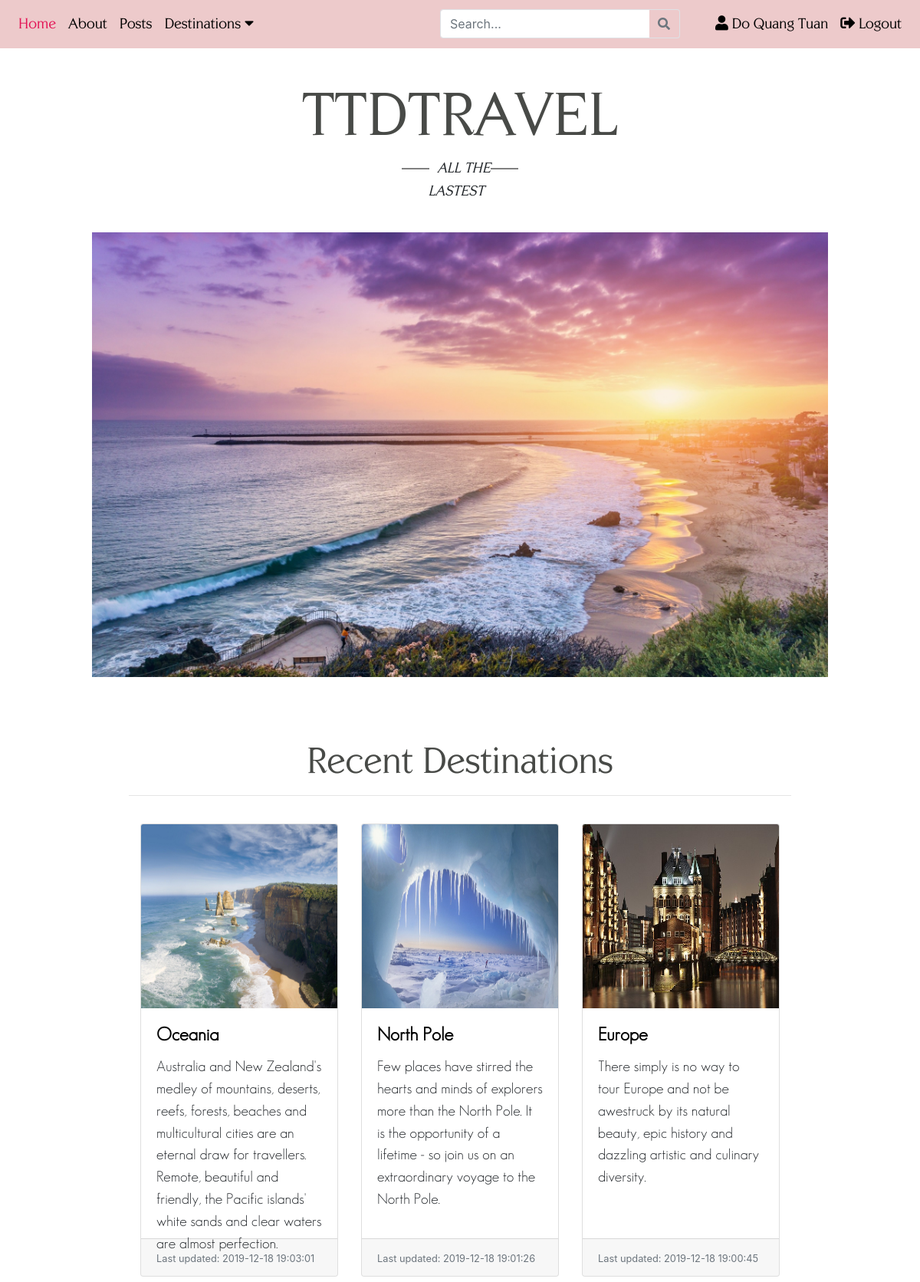
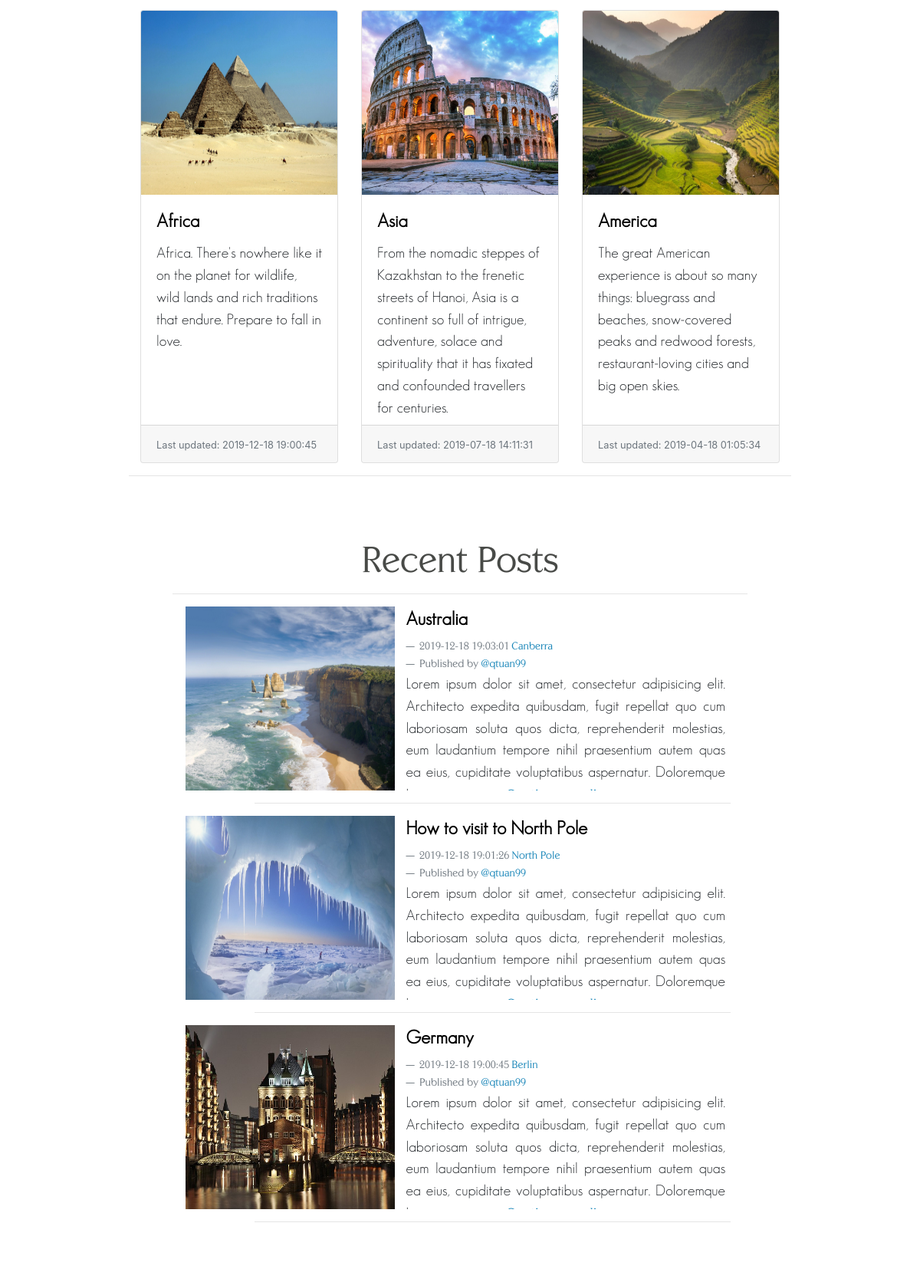
The page /index.php (signed in, upper part) on the database its author committed (2 pictures, top to bottom).
### tables this page shows
CREATE TABLE `continent` (
  `continent_id` int(11) NOT NULL,
  `continent_name` varchar(30) NOT NULL,
  `description` varchar(1000) DEFAULT 'Lorem ipsum dolor sit amet, consectetur adipisicing elit. Maxime, fuga.'
);

CREATE TABLE `location` (
  `location_id` int(11) NOT NULL,
  `city` varchar(45) DEFAULT NULL,
  `country` varchar(45) DEFAULT NULL,
  `continent_id` int(11) NOT NULL,
  `post_id` int(11) NOT NULL
);

CREATE TABLE `post` (
  `post_id` int(11) NOT NULL,
  `title` varchar(100) NOT NULL,
  `text` text NOT NULL,
  `publish_date` datetime NOT NULL DEFAULT CURRENT_TIMESTAMP,
  `thumbnail_img` varchar(300) NOT NULL DEFAULT 'images/no-thumbnail.jpg',
  `user_id` int(11) NOT NULL DEFAULT '1'
);

### core/data/PDOData.php (called while the page is built, shortened)
<?php
	class PDOData {
		private $db = null;
    private $servername = "localhost:3307";
    private $database = "ttd_travel";
    private $username = "root";
    private $password = "quangtuan99";
		public function __construct() {
			try {
				$this->db = new PDO("mysql:host=$this->servername;dbname=$this->database", $this->username, $this->password);
			} catch(PDOException $e) { echo $e->getMessage();	}
		}
		public function __destruct() {
			try {
				$this->db = null;
			} catch(PDOException $e) { echo $e->getMessage();	}
		}
		public function doQuery($query) {
			$ret = array();
			try {
				$stmt = $this->db->query($query);
				if ($stmt) {
					while ($row = $stmt->fetch(PDO::FETCH_ASSOC)) {
						$ret[] = $row;
					}
				}
			} catch(PDOException $e) {	echo $query; }
			return $ret;
		}
	}

### post/model/Post.php (called while the page is built, shortened)
<?php
require_once("core/data/PDOData.php");
class Post {
  public function getRecentPost() {
    $db = new PDOData();
    $data = $db->doQuery("
      select p.*, l.city
      from post p
      inner join location l
      on l.post_id = p.post_id
      order by p.publish_date desc limit 3;
    ");
    return $data;
  }
  public function getAllContinent() {
    $db = new PDOData();
    $data = $db->doQuery("
      select c.*, p.publish_date, p.thumbnail_img
      from location l
      inner join continent c
      on c.continent_id = l.continent_id
      inner join post p
      on p.post_id = l.post_id
      group by c.continent_id
      order by p.publish_date desc;
    ");
    return $data;
  }
}

### post/view/PostView.php (the view, shortened to what this page needs)
<?php
require_once("core/data/PDOData.php");
class PostView {
  private $data;
  public function __construct($data) {
    $this->data = $data;
  }
  public function recentPostView() {
    $html = "";
    foreach ($this->data as $row){
      $string = $row["text"];
      $string = (strlen($string) > 300) ? substr($string, 0, 290).'...' : $string;
      $html .= '
      <li class="postcontent">
        <div class="image-container">
          <div class="hovereffect">
            <img class="rounded img-responsive" src="'.$row["thumbnail_img"].'"
            href="#detailPostModal'.$row["post_id"].'" data-toggle="modal">
          </div>
        </div>
        <div class="content-container">
          <h3 class="post-title hvr-animation-blue" href="#detailPostModal'.$row["post_id"].'" data-toggle="modal">'.$row["title"].'</h3>
          <div class="datetime-location" style="font-size: 14px;">
            <footer class="blockquote-footer">
              <span style="font-size:14px;">'.$row["publish_date"].'</span>
              <span style="font-size:14px;" class="location hvr-animation-blue">'.$row["city"].'</span>
            </footer>
          </div>
          <div class="datetime-location" style="font-size: 14px;">
            <footer class="blockquote-footer">
              <span style="font-size:14px;">Published by </span>
              <span style="font-size:14px;" class="username hvr-animation-blue">@qtuan99</span>
            </footer>
          </div>
          <p>
            '.$string.'
            <span class="read-more hvr-animation-blue" href="#detailPostModal'.$row["post_id"].'" data-toggle="modal">Continue reading ></span>
          </p>
        </div>
      </li>
      <div class="line "><hr></div>
      ';
    }
     return $html;
  }
  public function allDestinationView() {
    $html = "";
    foreach ($this->data as $row){
      $continent = strtolower($row["continent_name"]);
      $continent = str_replace(' ', '', $continent);
      $html .= '
      <div class="col-sm-4 col-des" style="margin-top:20px;">
        <div class="card">
          <div class="hovereffect2">
          <a href="./all_post.php?categories='.$continent.'">
            <img class="card-img-top" src="'.$row["thumbnail_img"].'">
          </a>
        </div>
          <div class="card-body">
            <a class="title-post" href="./all_post.php?categories='.$continent.'"><h5 class="card-title hvr-animation-blue">
              '.$row["continent_name"].'
            </h5></a>
            <p class="card-text">
              '.$row["description"].'
            </p>
          </div>
          <div class="card-footer">
            <small class="text-muted">
              Last updated: '.$row["publish_date"].'
            </small>
          </div>
        </div>
      </div>
      ';
    }
    return $html;
  }
}

### css/master.css (style rules this page uses)
* { box-sizing: border-box; }
span { font-weight: lighter; font-family: 'centabel' !important; }
.hvr-animation-blue { display: inline-block; text-decoration: none; cursor: pointer; }
.hvr-animation-blue::after { content: ''; display: block; width: 0; height: 2px; background: #1885b8; transition: width .3s; }
img { max-width: 100%; max-height: 100%; }
.location { color: #1885b8; }
.username { color: #1885b8; }

### css/home.css (style rules this page uses)
h3 { margin-top: 12px; font-family: MdGroteskRegular; font-size: 130%; }
.postcontent { overflow: hidden; display: block; height: 240px; position: relative; }
.image-container { width: 38%; height: 240px; padding: 0; float: left; margin-right: 15px; }
.image-container img { width: 100%; height: 100%; cursor: pointer; }
.content-container { width: 60%; height: 260px; position: absolute; bottom: 0; right: 0; padding-top: 10px; }
.content-container p { text-align: justify; margin-right: 15px; }
.hovereffect { width: 100%; height: 100%; float: left; overflow: hidden; position: relative; cursor: pointer; background: #f5e6e6; }
.hovereffect img { display: block; position: relative; max-width: none; width: calc(100% + 20px); -webkit-transition: opacity 0.35s, -webkit-transform 0.35s; transition: opacity 0.35s, transform 0.35s; -webkit-transform: translate3d(-10px,0,0); transform: translate3d(-10px,0,0); -webkit-backface-visibility: hidden; backface-visibility: hidden; }
li.postcontent p { font-family: GeosansLight; font-size: 120%; }
li.postcontent { margin: 10px; margin-right: 47px; }
.post-title { font-family:GeosansLight; font-size:150%; font-weight: bold; display: inline-block; color: #000; text-decoration: none; cursor: pointer; transition: color .3s; }
.line { width:80%; margin-left:100px; margin-right: auto; }
.card-img-top { height:240px; }
.card-text { height:120px; font-family:GeosansLight; font-size:120%; }
.title-post { cursor:pointer; color: #000; font-weight: bold; font-size: 115%; transition: color .3s; }
.card-title { font-family:GeosansLight; font-size: 130%; font-weight:bold; }
.card-body { min-height: 300px; }
.read-more { color: #1885b8; }

### rows shown on the page
continent: shows a picture, continent_name "Oceania", description "Australia and New Zealand's medley of mountains, deserts, reefs, forests, beaches and multicultural cities are an eternal draw for travellers. Remote, beautiful and friendly, the Pacific islands' white sands and clear waters are almost perfection.", publish_date "2019-12-18 19:03:01"
continent: shows a picture, continent_name "North Pole", description "Few places have stirred the hearts and minds of explorers more than the North Pole. It is the opportunity of a lifetime - so join us on an extraordinary voyage to the North Pole.", publish_date "2019-12-18 19:01:26"
continent: shows a picture, continent_name "Europe", description "There simply is no way to tour Europe and not be awestruck by its natural beauty, epic history and dazzling artistic and culinary diversity.", publish_date "2019-12-18 19:00:45"
continent: shows a picture, continent_name "Africa", description "Africa. There's nowhere like it on the planet for wildlife, wild lands and rich traditions that endure. Prepare to fall in love.", publish_date "2019-12-18 19:00:45"
continent: shows a picture, continent_name "Asia", description "From the nomadic steppes of Kazakhstan to the frenetic streets of Hanoi, Asia is a continent so full of intrigue, adventure, solace and spirituality that it has fixated and confounded travellers for centuries.", publish_date "2019-07-18 14:11:31"
continent: shows a picture, continent_name "America", description "The great American experience is about so many things: bluegrass and beaches, snow-covered peaks and redwood forests, restaurant-loving cities and big open skies.", publish_date "2019-04-18 01:05:34"
location: post.thumbnail_img (picture), post.title "Australia", post.publish_date "2019-12-18 19:03:01", city "Canberra", post.text "Lorem ipsum dolor sit amet, consectetur adipisicing elit. Architecto expedita quibusdam, fugit repellat quo cum laboriosam soluta quos dicta, reprehenderit molestias, eum laudantium tempore nihil praesentium autem quas ea eius, cupiditate voluptatibus aspernatur. Doloremque…"
location: post.thumbnail_img (picture), post.title "How to visit to North Pole", post.publish_date "2019-12-18 19:01:26", city "North Pole", post.text "Lorem ipsum dolor sit amet, consectetur adipisicing elit. Architecto expedita quibusdam, fugit repellat quo cum laboriosam soluta quos dicta, reprehenderit molestias, eum laudantium tempore nihil praesentium autem quas ea eius, cupiditate voluptatibus aspernatur. Doloremque…"
location: post.thumbnail_img (picture), post.title "Germany", post.publish_date "2019-12-18 19:00:45", city "Berlin", post.text "Lorem ipsum dolor sit amet, consectetur adipisicing elit. Architecto expedita quibusdam, fugit repellat quo cum laboriosam soluta quos dicta, reprehenderit molestias, eum laudantium tempore nihil praesentium autem quas ea eius, cupiditate voluptatibus aspernatur. Doloremque…"

### other values the page prints
$username "Do Quang Tuan"
